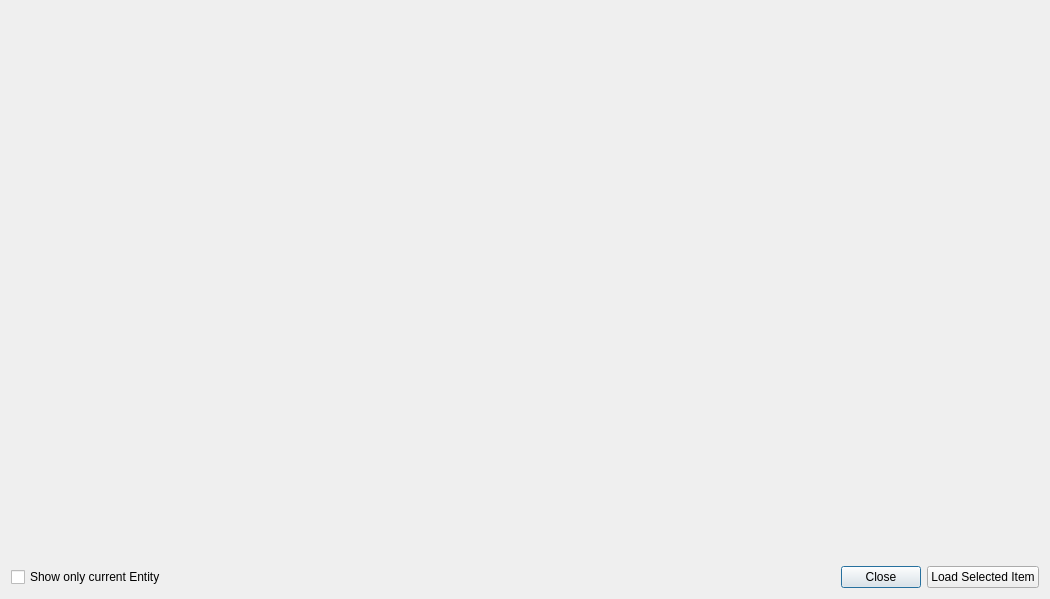
<?xml version="1.0" encoding="UTF-8"?>
<ui version="4.0">
 <class>Dialog</class>
 <widget class="QDialog" name="Dialog">
  <property name="geometry">
   <rect>
    <x>0</x>
    <y>0</y>
    <width>1050</width>
    <height>599</height>
   </rect>
  </property>
  <property name="windowTitle">
   <string>Load items into your scene</string>
  </property>
  <layout class="QVBoxLayout" name="verticalLayout">
   <item>
    <layout class="QHBoxLayout" name="horizontalLayout">
     <item>
      <widget class="EntityBrowserWidget" name="left_browser" native="true">
       <property name="sizePolicy">
        <sizepolicy hsizetype="Preferred" vsizetype="Expanding">
         <horstretch>0</horstretch>
         <verstretch>0</verstretch>
        </sizepolicy>
       </property>
      </widget>
     </item>
     <item>
      <widget class="PublishBrowserWidget" name="middle_browser" native="true">
       <property name="sizePolicy">
        <sizepolicy hsizetype="Preferred" vsizetype="Expanding">
         <horstretch>0</horstretch>
         <verstretch>0</verstretch>
        </sizepolicy>
       </property>
      </widget>
     </item>
     <item>
      <widget class="VersionBrowserWidget" name="right_browser" native="true">
       <property name="sizePolicy">
        <sizepolicy hsizetype="Preferred" vsizetype="Expanding">
         <horstretch>0</horstretch>
         <verstretch>0</verstretch>
        </sizepolicy>
       </property>
      </widget>
     </item>
    </layout>
   </item>
   <item>
    <layout class="QHBoxLayout" name="horizontalLayout_2">
     <item>
      <widget class="QFrame" name="frame">
       <property name="sizePolicy">
        <sizepolicy hsizetype="Expanding" vsizetype="Preferred">
         <horstretch>0</horstretch>
         <verstretch>0</verstretch>
        </sizepolicy>
       </property>
       <property name="frameShape">
        <enum>QFrame::NoFrame</enum>
       </property>
       <property name="frameShadow">
        <enum>QFrame::Raised</enum>
       </property>
       <layout class="QHBoxLayout" name="horizontalLayout_3">
        <property name="margin">
         <number>0</number>
        </property>
        <item>
         <widget class="QCheckBox" name="show_current_checkbox">
          <property name="sizePolicy">
           <sizepolicy hsizetype="Minimum" vsizetype="Preferred">
            <horstretch>0</horstretch>
            <verstretch>0</verstretch>
           </sizepolicy>
          </property>
          <property name="text">
           <string>Show only current Entity</string>
          </property>
         </widget>
        </item>
       </layout>
      </widget>
     </item>
     <item>
      <widget class="QFrame" name="frame_2">
       <property name="frameShape">
        <enum>QFrame::NoFrame</enum>
       </property>
       <property name="frameShadow">
        <enum>QFrame::Raised</enum>
       </property>
       <layout class="QHBoxLayout" name="horizontalLayout_4">
        <property name="margin">
         <number>0</number>
        </property>
        <item>
         <spacer name="horizontalSpacer_2">
          <property name="orientation">
           <enum>Qt::Horizontal</enum>
          </property>
          <property name="sizeHint" stdset="0">
           <size>
            <width>40</width>
            <height>20</height>
           </size>
          </property>
         </spacer>
        </item>
        <item>
         <widget class="QPushButton" name="pushButton">
          <property name="text">
           <string>Close</string>
          </property>
         </widget>
        </item>
        <item>
         <widget class="QPushButton" name="load_selected">
          <property name="text">
           <string>Load Selected Item</string>
          </property>
         </widget>
        </item>
       </layout>
      </widget>
     </item>
    </layout>
   </item>
  </layout>
 </widget>
 <customwidgets>
  <customwidget>
   <class>EntityBrowserWidget</class>
   <extends>QWidget</extends>
   <header>..entity_browser</header>
   <container>1</container>
  </customwidget>
  <customwidget>
   <class>PublishBrowserWidget</class>
   <extends>QWidget</extends>
   <header>..publish_browser</header>
   <container>1</container>
  </customwidget>
  <customwidget>
   <class>VersionBrowserWidget</class>
   <extends>QWidget</extends>
   <header>..version_browser</header>
   <container>1</container>
  </customwidget>
 </customwidgets>
 <resources>
  <include location="resources.qrc"/>
 </resources>
 <connections>
  <connection>
   <sender>pushButton</sender>
   <signal>clicked()</signal>
   <receiver>Dialog</receiver>
   <slot>accept()</slot>
   <hints>
    <hint type="sourcelabel">
     <x>835</x>
     <y>569</y>
    </hint>
    <hint type="destinationlabel">
     <x>524</x>
     <y>299</y>
    </hint>
   </hints>
  </connection>
 </connections>
</ui>
